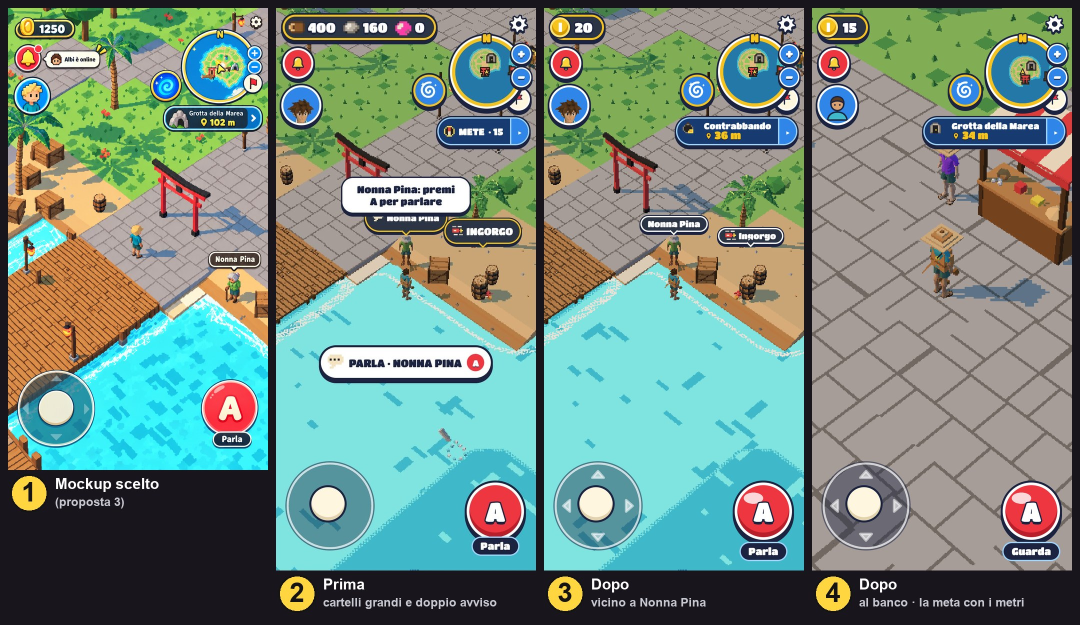
#> input picture assets/concept/ui/_CONFRONTO_hud_fedele.jpg, 2160 x 1249 px (shown at 1/2 size)
$ python -i difesa_pelle.py   (imports and definitions only)
#> lines starting #> are read from the running program, lines starting #| are printed output that depends on the picture; after the words box and inside, x2 and y2 are one past the last pixel; in counts of white or black regions, pixels touching at a corner belong together
#!/usr/bin/env python3
"""MAREA — dalle cartelle di Codex alla pelle animata della Difesa (#358, #379): fotogrammi → atlas WebP + pelle.json v2.

Legge un manifest (es. assets/concept/difesa/orto/manifest.json) che dice, per ogni chiave del gioco (sparatore, base, colpo…), dove
sono i PNG di Codex (1024², alpha vero, ogni fotogramma = modifica della posa base), quale è la posa base, quanto è alta in caselle e
quali clip ha. Per ogni chiave:
- pulisce la polvere d'alpha (< 8) e le briciole staccate;
- allinea ogni fotogramma alla posa base: stessa riga di terra (tranne le clip in volo) e lo spostamento orizzontale che sovrappone
  meglio la FASCIA BASSA della sagoma (piedi, cavalletto, suola): così il rinculo della carota e la scivolata del guscio restano;
- una scala sola per chiave; le varianti (`scala_di`) usano scala e piedi del padre e la loro posa base si allinea a quella del padre,
  così quando l'armatura si rompe il cambio di clip non salta;
- ridimensiona la tela intera e poi ritaglia ogni fotogramma tenendo l'offset: i piedi restano fermi tra un fotogramma e l'altro.
Poi impacca tutto su pagine WebP ≤ 2048², cuce il fondale (sinistra + centro + destra), scrive pelle.json e il foglio di controllo
(fuori dal gioco, in <cartella del manifest>/_controllo/).

Uso: /usr/local/bin/python3 tools/difesa_pelle.py assets/concept/difesa/orto/manifest.json [--solo base,cono] [--senza-controllo]
(serve il Python con PIL e WebP: /usr/local/bin/python3 sul Mac di Jack)
"""
import hashlib
import io
import json
import os
import sys
from PIL import Image, ImageChops, ImageDraw, ImageFilter, ImageStat

ROOT = os.path.normpath(os.path.join(os.path.dirname(os.path.abspath(__file__)), '..'))
POLVERE = 8      # alpha sotto questo = polvere di Codex
SAGOMA = 128     # alpha sopra questo = sagoma (per misurare)
BORDO = 128      # tela allargata attorno al 1024 (gli spostamenti non tagliano niente)
FASCIA = 0.2     # la fascia bassa della posa base usata per allineare (frazione dell'altezza)
MARGINE = 3      # px vuoti tra un fotogramma e l'altro sulla pagina
TETTO_MB = 3.5   # oltre questo il tool si ferma (budget difesaAssetsMB = 4)


def avviso(t):
    print(f'  ! {t}')


# ---------- immagini ----------
def apri(path):
    im = Image.open(path).convert('RGBA')
    if im.size != (1024, 1024):
        # Codex a volte consegna 1254² o simili: in proporzione dentro 1024, piedi dove erano in proporzione
        k = 1024 / max(im.size)
#> k = 0.474
        im = im.resize((round(im.width * k), round(im.height * k)), Image.LANCZOS)
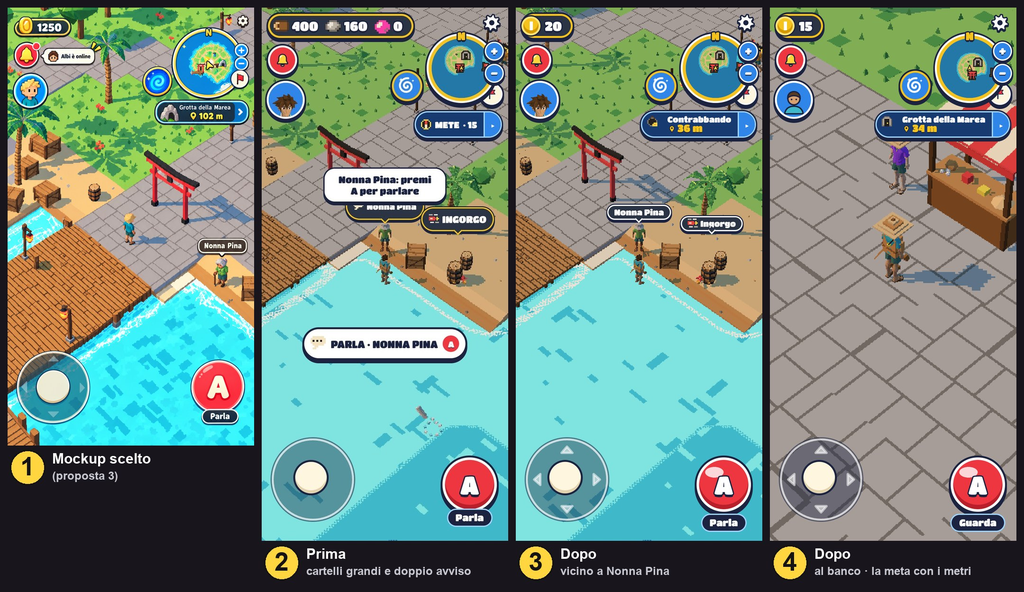
#> im: PIL image 1024x592 RGBA; mean R, G, B, A 117.1, 139.7, 128.1, 255
        t = Image.new('RGBA', (1024, 1024), (0, 0, 0, 0))
#> t: PIL image 1024x1024 RGBA; every value is 0
        t.paste(im, ((1024 - im.width) // 2, 1024 - im.height))
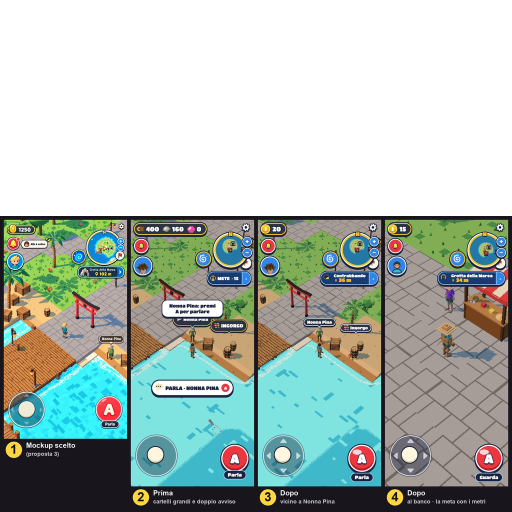
#> t: PIL image 1024x1024 RGBA (shown at 1/2 size); mean R, G, B, A 67.7, 80.8, 74.1, 147.4; transparent parts drawn white
        im = t
    a = im.getchannel('A').point(lambda v: 0 if v < POLVERE else v)
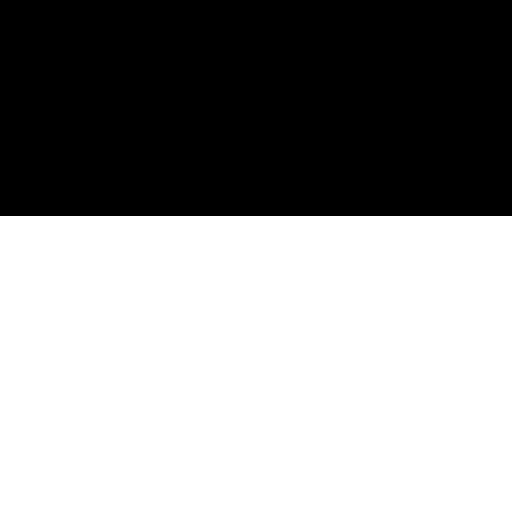
#> a: PIL image 1024x1024 L (shown at 1/2 size); 57.8% white; 1 black region, box (x1, y1, x2, y2) and area: (0, 0, 1024, 432) 442368
    im.putalpha(a)
    t = Image.new('RGBA', (1024 + 2 * BORDO, 1024 + 2 * BORDO), (0, 0, 0, 0))
#> t: PIL image 1280x1280 RGBA; every value is 0
    t.paste(im, (BORDO, BORDO))
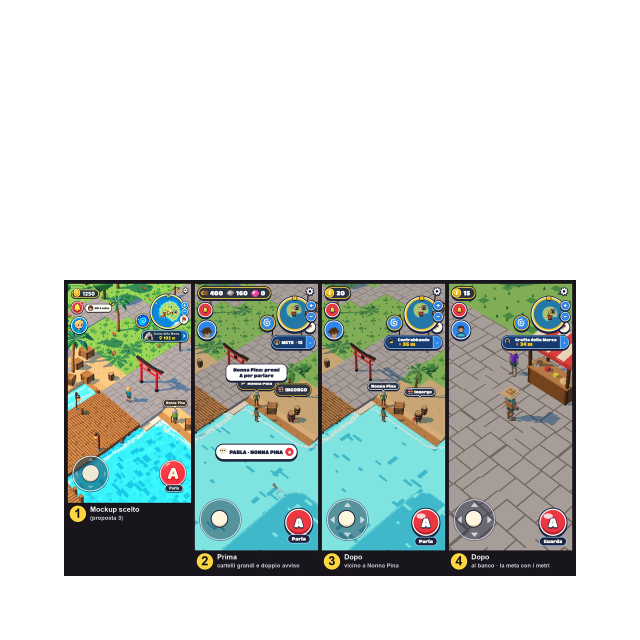
#> t: PIL image 1280x1280 RGBA (shown at 1/2 size); mean R, G, B, A 43.3, 51.7, 47.4, 94.3; transparent parts drawn white
    return briciole(t)


def maschera(im, soglia=SAGOMA):
    return im.getchannel('A').point(lambda v: 255 if v > soglia else 0)


def scatola(im):
    return maschera(im).getbbox()


def briciole(im, minimo=0.002):
    """Toglie i pezzetti staccati piccolissimi (macchie di Codex), non gli sbuffi o le stelline: sotto lo 0,2 % della sagoma."""
#> called with minimo = 0.002
    q = 4
    w, h = im.size
#> w = 1280; h = 1280
    m = im.getchannel('A').resize((w // q, h // q), Image.BOX).point(lambda v: 255 if v > 40 else 0)
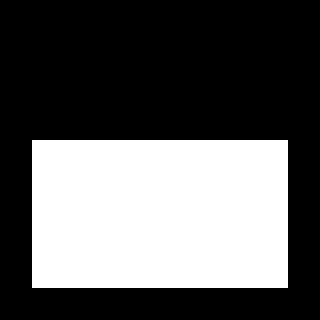
#> m: PIL image 320x320 L; 37% white; 1 white region, box (x1, y1, x2, y2) and area: (32, 140, 288, 288) 37888
    W, H = m.size
#> W = 320; H = 320
    px = m.load()
    visto = bytearray(W * H)
    pezzi = []
    for y in range(H):
        for x in range(W):
            if not px[x, y] or visto[y * W + x]:
                continue
            visto[y * W + x] = 1
            pila, celle = [(x, y)], []
            while pila:
                cx, cy = pila.pop()
                celle.append((cx, cy))
                for nx, ny in ((cx + 1, cy), (cx - 1, cy), (cx, cy + 1), (cx, cy - 1)):
                    if 0 <= nx < W and 0 <= ny < H and not visto[ny * W + nx] and px[nx, ny]:
                        visto[ny * W + nx] = 1
                        pila.append((nx, ny))
            pezzi.append(celle)
    if len(pezzi) <= 1:
        return im
    tot = sum(len(c) for c in pezzi)
    via = [c for c in pezzi if len(c) < max(2, tot * minimo)]
    if not via:
        return im
    cancella = Image.new('L', (W, H), 0)
    cp = cancella.load()
    for c in via:
        for x, y in c:
            cp[x, y] = 255
    cancella = cancella.filter(ImageFilter.MaxFilter(3)).resize((w, h), Image.NEAREST)
    im.putalpha(ImageChops.subtract(im.getchannel('A'), cancella))
    return im


# [519 lines left out: functions pezzi_staccati, sposta, punteggio, fascia, allinea, piedi and 11 more, not called in this run]


# [2 lines not run here, left out]

>>> result = apri('../assets/concept/ui/_CONFRONTO_hud_fedele.jpg')

$ run again, on assets/concept/ui/_FOGLIO_hud_giro2.jpg
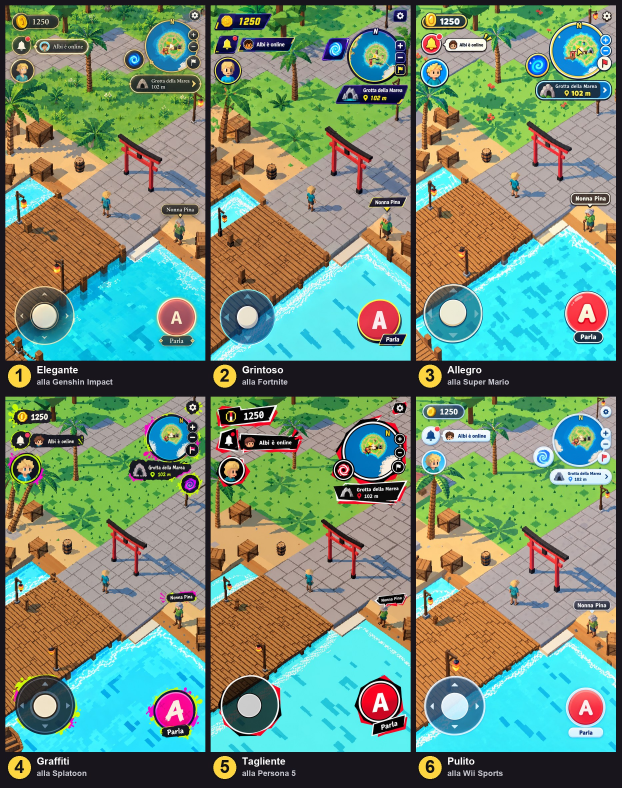
#> input picture assets/concept/ui/_FOGLIO_hud_giro2.jpg, 1864 x 2364 px (shown at 1/3 size)
#> in apri, `a = im.getchannel('A').point(lambda v: 0 if v < POLVERE else v)`:
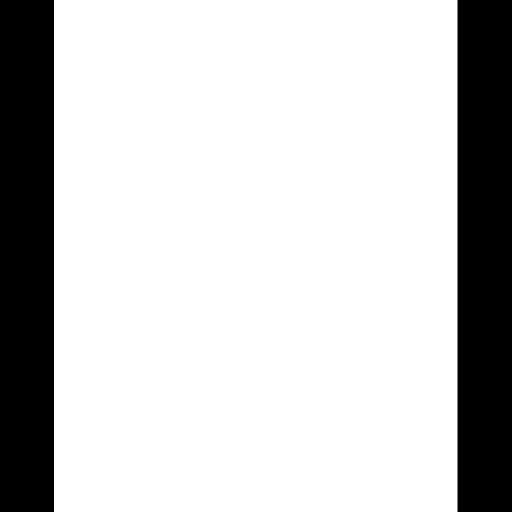
#> a: PIL image 1024x1024 L (shown at 1/2 size); 78.8% white; 2 black regions, box (x1, y1, x2, y2) and area: (915, 0, 1024, 1024) 111616, (0, 0, 108, 1024) 110592
#> in briciole, `m = im.getchannel('A').resize((w // q, h // q), Image.BOX).point(lambd..`:
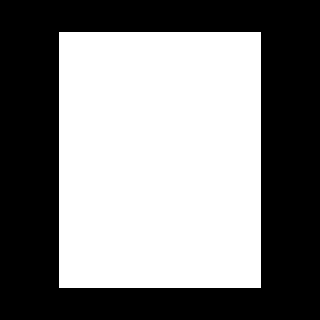
#> m: PIL image 320x320 L; 50.5% white; 1 black region, box (x1, y1, x2, y2) and area: (0, 0, 320, 320) 50688

$ run again, on assets/concept/ui/_FOGLIO_kit_arreda.jpg
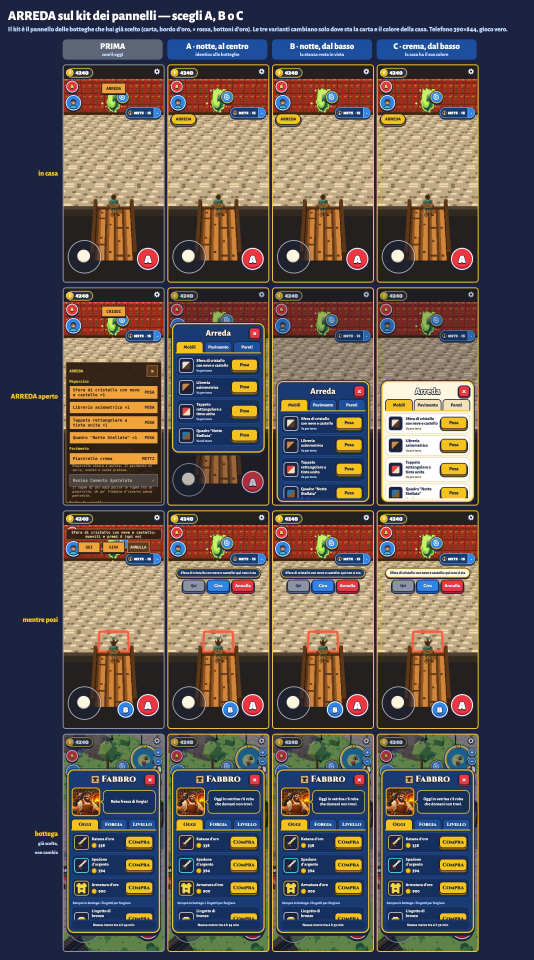
#> input picture assets/concept/ui/_FOGLIO_kit_arreda.jpg, 1600 x 2880 px (shown at 1/3 size)
#> in apri, `a = im.getchannel('A').point(lambda v: 0 if v < POLVERE else v)`:
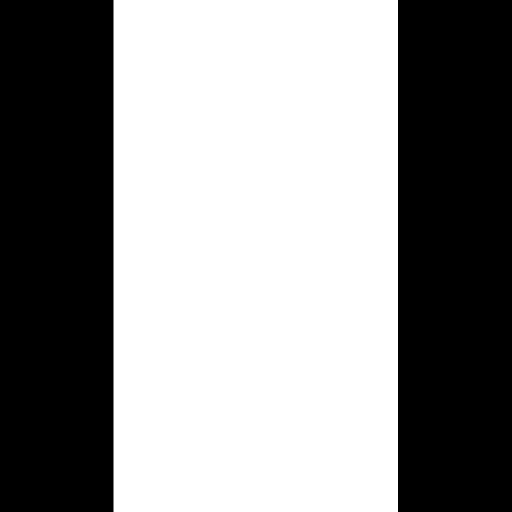
#> a: PIL image 1024x1024 L (shown at 1/2 size); 55.6% white; 2 black regions, box (x1, y1, x2, y2) and area: (796, 0, 1024, 1024) 233472, (0, 0, 227, 1024) 232448
#> in briciole, `m = im.getchannel('A').resize((w // q, h // q), Image.BOX).point(lambd..`:
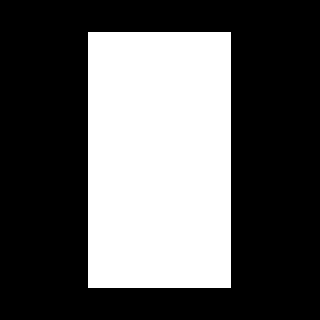
#> m: PIL image 320x320 L; 35.8% white; 1 white region, box (x1, y1, x2, y2) and area: (88, 32, 231, 288) 36608
